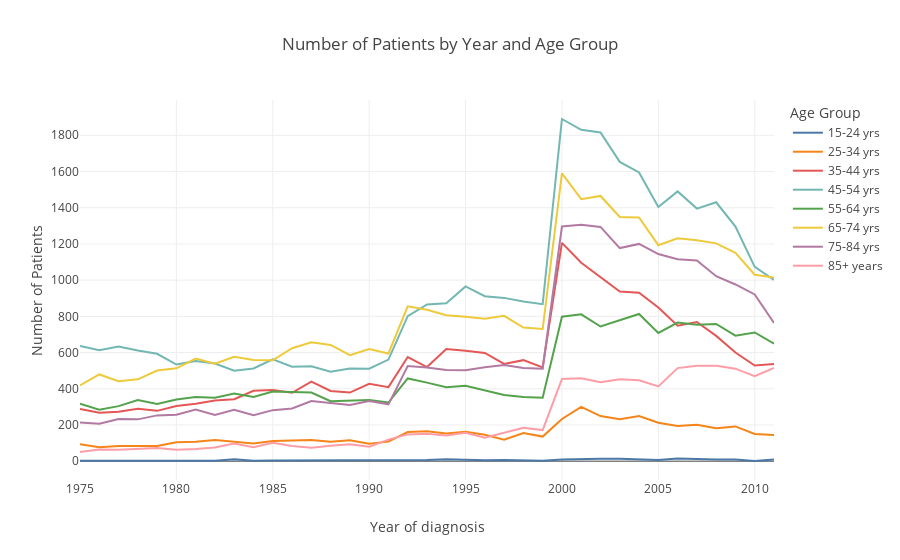

Source (notebook cell):
### Code cell
# year vs no of patients with age when diagnosed
fig = px.line(
        df1,
        x='Year of diagnosis',
        y='Number of Patients',
        color='Age Group', 
        title='Number of Patients by Year and Age Group',
        labels={'Number of Patients': 'Number of Patients', 'Year': 'Year'},
        color_discrete_sequence=px.colors.qualitative.T10,
        height=600
    )
fig.update_layout(yaxis=dict(tickmode='auto',  nticks=15))

fig.show()

### Figure 1 — Plotly figure (JSON) as saved in the notebook; plotly's stock layout.template omitted (floating-point values rounded to 4 significant figures)
{"data": [{"hovertemplate": "Age Group=15-24 yrs<br>Year of diagnosis=%{x}<br>Number of Patients=%{y}<extra></extra>", "legendgroup": "15-24 yrs", "line": {"color": "#4C78A8", "dash": "solid"}, "marker": {"symbol": "circle"}, "mode": "lines", "name": "15-24 yrs", "orientation": "v", "showlegend": true, "type": "scatter", "x": [1975, 1976, 1977, 1978, 1979, 1980, 1981, 1982, 1983, 1984, 1985, 1986, 1987, 1989, 1990, 1991, 1992, 1993, 1994, 1995, 1996, 1997, 1998, 1999, 2000, 2001, 2002, 2003, 2004, 2005, 2006, 2007, 2008, 2009, 2010, 2011], "xaxis": "x", "y": [2, 2, 6, 4, 5, 3, 5, 3, 10, 3, 4, 4, 3, 2, 3, 3, 3, 6, 10, 7, 5, 6, 2, 2, 9, 12, 13, 13, 10, 6, 15, 10, 9, 9, 1, 9], "yaxis": "y"}, {"hovertemplate": "Age Group=25-34 yrs<br>Year of diagnosis=%{x}<br>Number of Patients=%{y}<extra></extra>", "legendgroup": "25-34 yrs", "line": {"color": "#F58518", "dash": "solid"}, "marker": {"symbol": "circle"}, "mode": "lines", "name": "25-34 yrs", "orientation": "v", "showlegend": true, "type": "scatter", "x": [1975, 1976, 1977, 1978, 1979, 1980, 1981, 1982, 1983, 1984, 1985, 1986, 1987, 1988, 1989, 1990, 1991, 1992, 1993, 1994, 1995, 1996, 1997, 1998, 1999, 2000, 2001, 2002, 2003, 2004, 2005, 2006, 2007, 2008, 2009, 2010, 2011], "xaxis": "x", "y": [94, 77, 84, 84, 84, 104, 108, 117, 108, 98, 111, 116, 117, 107, 116, 96, 108, 161, 165, 153, 163, 146, 119, 156, 136, 233, 300, 249, 231, 249, 212, 194, 201, 182, 192, 150, 145], "yaxis": "y"}, {"hovertemplate": "Age Group=35-44 yrs<br>Year of diagnosis=%{x}<br>Number of Patients=%{y}<extra></extra>", "legendgroup": "35-44 yrs", "line": {"color": "#E45756", "dash": "solid"}, "marker": {"symbol": "circle"}, "mode": "lines", "name": "35-44 yrs", "orientation": "v", "showlegend": true, "type": "scatter", "x": [1975, 1976, 1977, 1978, 1979, 1980, 1981, 1982, 1983, 1984, 1985, 1986, 1987, 1988, 1989, 1990, 1991, 1992, 1993, 1994, 1995, 1996, 1997, 1998, 1999, 2000, 2001, 2002, 2003, 2004, 2005, 2006, 2007, 2008, 2009, 2010, 2011], "xaxis": "x", "y": [289, 268, 273, 290, 278, 305, 317, 335, 342, 389, 393, 378, 440, 388, 379, 427, 409, 575, 520, 620, 610, 598, 537, 558, 518, 1206, 1096, 1015, 937, 931, 849, 748, 769, 692, 600, 528, 537], "yaxis": "y"}, {"hovertemplate": "Age Group=45-54 yrs<br>Year of diagnosis=%{x}<br>Number of Patients=%{y}<extra></extra>", "legendgroup": "45-54 yrs", "line": {"color": "#72B7B2", "dash": "solid"}, "marker": {"symbol": "circle"}, "mode": "lines", "name": "45-54 yrs", "orientation": "v", "showlegend": true, "type": "scatter", "x": [1975, 1976, 1977, 1978, 1979, 1980, 1981, 1982, 1983, 1984, 1985, 1986, 1987, 1988, 1989, 1990, 1991, 1992, 1993, 1994, 1995, 1996, 1997, 1998, 1999, 2000, 2001, 2002, 2003, 2004, 2005, 2006, 2007, 2008, 2009, 2010, 2011], "xaxis": "x", "y": [636, 613, 634, 611, 593, 534, 553, 539, 500, 512, 563, 522, 524, 494, 512, 511, 561, 801, 866, 872, 965, 911, 902, 882, 867, 1890, 1830, 1816, 1653, 1595, 1404, 1490, 1395, 1430, 1296, 1073, 1001], "yaxis": "y"}, {"hovertemplate": "Age Group=55-64 yrs<br>Year of diagnosis=%{x}<br>Number of Patients=%{y}<extra></extra>", "legendgroup": "55-64 yrs", "line": {"color": "#54A24B", "dash": "solid"}, "marker": {"symbol": "circle"}, "mode": "lines", "name": "55-64 yrs", "orientation": "v", "showlegend": true, "type": "scatter", "x": [1975, 1976, 1977, 1978, 1979, 1980, 1981, 1982, 1983, 1984, 1985, 1986, 1987, 1988, 1989, 1990, 1991, 1992, 1993, 1994, 1995, 1996, 1997, 1998, 1999, 2000, 2001, 2002, 2003, 2004, 2005, 2006, 2007, 2008, 2009, 2010, 2011], "xaxis": "x", "y": [318, 284, 304, 338, 316, 341, 354, 350, 374, 355, 385, 380, 379, 331, 336, 338, 324, 457, 434, 409, 416, 392, 366, 354, 350, 798, 811, 744, 778, 813, 708, 766, 754, 758, 693, 711, 649], "yaxis": "y"}, {"hovertemplate": "Age Group=65-74 yrs<br>Year of diagnosis=%{x}<br>Number of Patients=%{y}<extra></extra>", "legendgroup": "65-74 yrs", "line": {"color": "#EECA3B", "dash": "solid"}, "marker": {"symbol": "circle"}, "mode": "lines", "name": "65-74 yrs", "orientation": "v", "showlegend": true, "type": "scatter", "x": [1975, 1976, 1977, 1978, 1979, 1980, 1981, 1982, 1983, 1984, 1985, 1986, 1987, 1988, 1989, 1990, 1991, 1992, 1993, 1994, 1995, 1996, 1997, 1998, 1999, 2000, 2001, 2002, 2003, 2004, 2005, 2006, 2007, 2008, 2009, 2010, 2011], "xaxis": "x", "y": [419, 479, 442, 452, 501, 513, 567, 539, 577, 559, 557, 624, 657, 642, 586, 620, 595, 855, 836, 806, 798, 787, 803, 738, 730, 1590, 1447, 1465, 1349, 1346, 1193, 1231, 1220, 1203, 1151, 1030, 1015], "yaxis": "y"}, {"hovertemplate": "Age Group=75-84 yrs<br>Year of diagnosis=%{x}<br>Number of Patients=%{y}<extra></extra>", "legendgroup": "75-84 yrs", "line": {"color": "#B279A2", "dash": "solid"}, "marker": {"symbol": "circle"}, "mode": "lines", "name": "75-84 yrs", "orientation": "v", "showlegend": true, "type": "scatter", "x": [1975, 1976, 1977, 1978, 1979, 1980, 1981, 1982, 1983, 1984, 1985, 1986, 1987, 1988, 1989, 1990, 1991, 1992, 1993, 1994, 1995, 1996, 1997, 1998, 1999, 2000, 2001, 2002, 2003, 2004, 2005, 2006, 2007, 2008, 2009, 2010, 2011], "xaxis": "x", "y": [213, 207, 233, 231, 253, 256, 285, 255, 284, 254, 282, 291, 332, 321, 311, 332, 314, 526, 518, 504, 502, 519, 531, 515, 511, 1296, 1306, 1294, 1177, 1200, 1144, 1115, 1109, 1022, 976, 921, 763], "yaxis": "y"}, {"hovertemplate": "Age Group=85+ years<br>Year of diagnosis=%{x}<br>Number of Patients=%{y}<extra></extra>", "legendgroup": "85+ years", "line": {"color": "#FF9DA6", "dash": "solid"}, "marker": {"symbol": "circle"}, "mode": "lines", "name": "85+ years", "orientation": "v", "showlegend": true, "type": "scatter", "x": [1975, 1976, 1977, 1978, 1979, 1980, 1981, 1982, 1983, 1984, 1985, 1986, 1987, 1988, 1989, 1990, 1991, 1992, 1993, 1994, 1995, 1996, 1997, 1998, 1999, 2000, 2001, 2002, 2003, 2004, 2005, 2006, 2007, 2008, 2009, 2010, 2011], "xaxis": "x", "y": [50, 65, 63, 69, 73, 63, 67, 76, 97, 77, 102, 84, 74, 85, 94, 80, 119, 148, 152, 142, 157, 130, 158, 185, 172, 454, 458, 436, 452, 447, 413, 514, 527, 527, 511, 470, 515], "yaxis": "y"}], "layout": {"autosize": true, "legend": {"title": {"text": "Age Group"}, "tracegroupgap": 0}, "title": {"text": "Number of Patients by Year and Age Group"}, "xaxis": {"anchor": "y", "autorange": true, "domain": [0, 1], "range": [1975, 2011], "title": {"text": "Year of diagnosis"}, "type": "linear"}, "yaxis": {"anchor": "x", "autorange": true, "domain": [0, 1], "nticks": 15, "range": [-103.9, 1995.0], "tickmode": "auto", "title": {"text": "Number of Patients"}, "type": "linear"}}}
